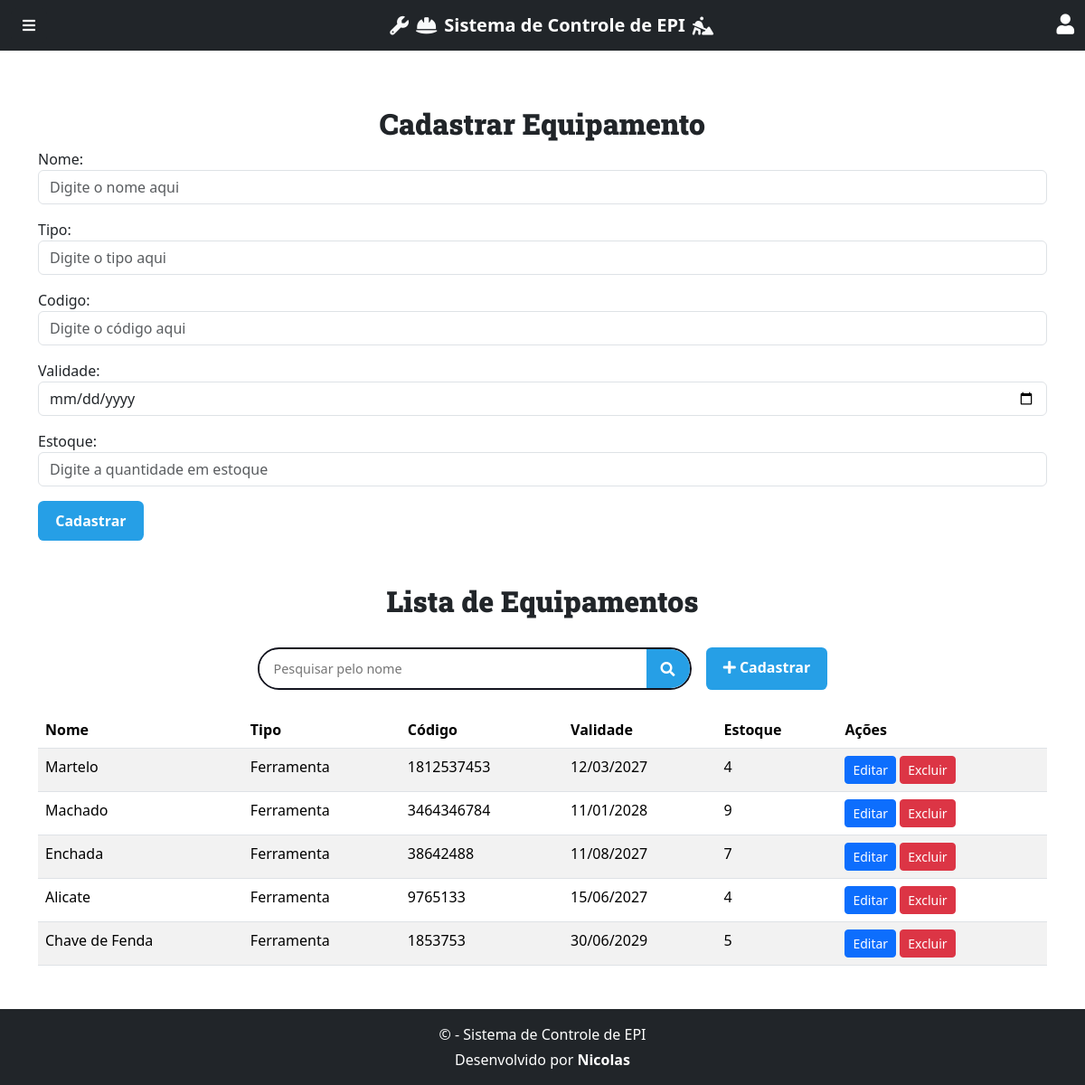
The app's page /equipamentos/, older data.
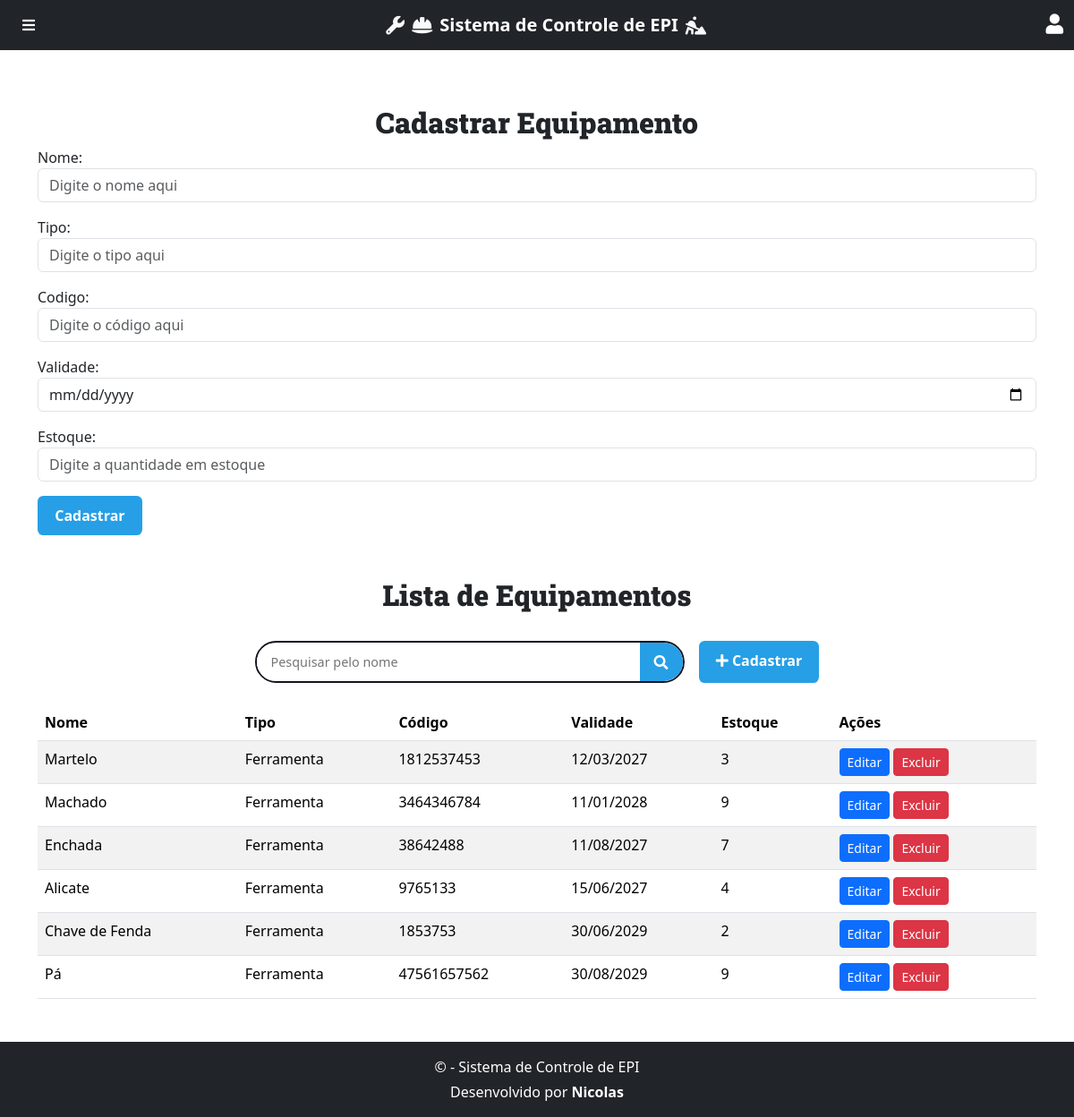
The same page, newer data.
### core/models/equipamento_model.py (models this page shows, shortened)
class Equipamento(models.Model):
    nome = models.CharField(max_length=100)
    tipo = models.CharField(max_length=100)
    codigo = models.CharField(max_length=50, unique=True)
    validade = models.DateField()
    estoque = models.IntegerField()

### core/views/equipamento_views.py (the view)
# urls.py: path('equipamentos/', equipamento_views.criar_equipamento, name='criar_equipamento'),
def criar_equipamento(request):
    equipamentos = Equipamento.objects.all()
    if request.method == 'POST':
        form = EquipamentoForm(request.POST)
        if form.is_valid():
            form.save()
            messages.success(request, "Equipamento cadastrado com sucesso!")
            return redirect('criar_equipamento')
    else:
        form = EquipamentoForm()
    return render(request, 'core/pages/equipamento.html', {
        'form': form,
        'equipamentos': equipamentos
    })

### core/forms/equipamento_form.py
class EquipamentoForm(forms.ModelForm):
    class Meta:
        model = Equipamento
        fields = ['nome', 'tipo', 'codigo', 'validade', 'estoque']
        widgets = {
            'validade': forms.DateInput(attrs={'type': 'date', 'class': 'form-control'}),
            'nome': forms.TextInput(attrs={'class': 'form-control', 'placeholder': 'Digite o nome aqui'}),
            'tipo': forms.TextInput(attrs={'class': 'form-control', 'placeholder': 'Digite o tipo aqui'}),
            'codigo': forms.TextInput(attrs={'class': 'form-control', 'placeholder': 'Digite o código aqui'}),
            'estoque': forms.NumberInput(attrs={'class': 'form-control', 'placeholder': 'Digite a quantidade em estoque'}),
        }

### core/templates/core/pages/equipamento.html (shortened to what this page needs)
{% extends 'global/base.html' %}
{% load static %}
{% block content %}
  <div class="container">
    <h2 class="mt-4">Cadastrar Equipamento</h2>
    <form action="{% url 'criar_equipamento' %}" method="POST" class="mb-5">
      <div class="mb-3">
        {{ form.nome.label_tag }}
        {{ form.nome }}
      </div>
      <div class="mb-3">
        {{ form.tipo.label_tag }}
        {{ form.tipo }}
      </div>
      <div class="mb-3">
        {{ form.codigo.label_tag }}
        {{ form.codigo }}
      </div>
      <div class="mb-3">
        {{ form.validade.label_tag }}
        {{ form.validade }}
      </div>
      <div class="mb-3">
        {{ form.estoque.label_tag }}
        {{ form.estoque }}
      </div>
      <button type="submit" class="btn btn-success">Cadastrar</button>
    </form>
  </div>
  <div class="container">
    <div class="d-flex justify-content-between align-items-center mb-4">
      <h2 class="text-center flex-grow-1">Lista de Equipamentos</h2>
    </div>
    <div class="search-container mb-4">
      <form action="{% url 'listar_equipamentos' %}" method="get" class="search-form d-flex">
      <input
        type="search"
        class="search-input"
        name="search"
        placeholder="Pesquisar pelo nome"
        value="{{ search_query }}"
        autocomplete="off"
      >
      <button type="submit" class="search-button">
        <i class="fas fa-search"></i>
      </button>
      </form>
      <a href="{% url 'criar_equipamento' %}" class="btn btn-success ms-3">
        <i class="fas fa-plus"></i> Cadastrar
      </a>
    </div>
    <table class="table table-striped">
      <thead>
        <tr>
          <th>Nome</th>
          <th>Tipo</th>
          <th>Código</th>
          <th>Validade</th>
          <th>Estoque</th>
          <th>Ações</th>
        </tr>
      </thead>
      <tbody>
        {% for i in equipamentos %}
        <tr>
          <td>{{ i.nome }}</td>
          <td>{{ i.tipo }}</td>
          <td>{{ i.codigo }}</td>
          <td>{{ i.validade|date:"d/m/Y" }}</td>
          <td>{{ i.estoque }}</td>
          <td>
            <a href="{% url 'editar_equipamento' i.id %}" class="btn btn-primary btn-sm">Editar</a>
            <button type="button" class="btn btn-danger btn-sm" data-bs-toggle="modal"
              data-bs-target="#confirmDelete{{ i.id }}">
              Excluir
            </button>
          </td>
        </tr>
        {% empty %}
        <tr>
          <td colspan="6" class="text-center">Nenhum equipamento encontrado.</td>
        </tr>
        {% endfor %}
      </tbody>
    </table>
  </div>
{% endblock %}

Row changes from the older to the newer data that the page shows:
changed Equipamento "Martelo": estoque "4" → "3"
changed Equipamento "Chave de Fenda": estoque "5" → "2"
added Equipamento: nome "Pá", tipo "Ferramenta", codigo "47561657562", validade "30/08/2029", estoque "9"
